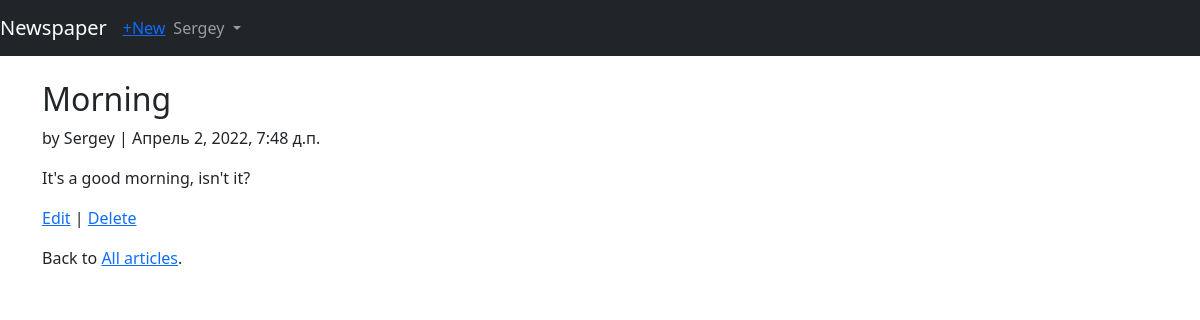
Screenshot of /articles/3 (signed in) with the database file from the repository.
### users/models.py (models this page shows)
class CustomUser(AbstractUser):
    age = models.PositiveIntegerField(null=True, blank=True)

### articles/models.py (models this page shows, shortened)
class Article(models.Model):
    title = models.CharField(max_length=255)
    body = models.TextField()
    date = models.DateTimeField(auto_now_add=True)
    author = models.ForeignKey(
        get_user_model(),
        on_delete=models.CASCADE,
    )

### articles/views.py (the view)
class ArticleDetailView(LoginRequiredMixin, DetailView):
    model = Article
    template_name = 'article_detail.html'
    login_url = 'login'

### templates/article_detail.html
{% extends 'base.html' %}
{% block content %}
    <div class="article-entry">
        <h2>{{ object.title }}</h2>
        <p>by {{ object.author }} | {{ object.date }}</p>
        <p>{{ object.body }}</p>
    </div>
    <p><a href="{% url 'article_edit' article.pk %}">Edit</a> |
        <a href="{% url 'article_delete' article.pk %}">Delete</a>
    </p>
    <p>Back to <a href="{% url 'article_list' %}">All articles</a>.</p>
{% endblock content %}

### templates/base.html (shortened to what this page needs)
<!DOCTYPE html>
<html lang="en">
<head>
    <link href="https://cdn.jsdelivr.net/npm/bootstrap@5.1.3/dist/css/bootstrap.min.css"
    rel="stylesheet"
>
</head>
    <body>
        <nav class="navbar navbar-expand-md navbar-dark bg-dark mb-4">
            <a class="navbar-brand" href="{% url 'home' %}">Newspaper</a>
            {% if user.is_authenticated %}
                <ul class="navbar-nav mr-auto">
                    <li class="nav-item"><a href="{% url 'article_new' %}">+New</a></li>
                </ul>
                <ul class="navbar-nav mr-auto">
                    <li class="nav-item">
                        <a class="nav-link dropdown-toggle" href="#" id="userMenu"
                            data-toggle="dropdown" aria-haspopup="true"
                            aria-expanded="false">
                            {{ user.username }}
                        </a>
                    </li>
                </ul>
            {% endif %}
        </nav>
        <div class="container">
            {% block content %}
            {% endblock content %}
        </div>
  </body>
</html>

### rows the page displays
CustomUser: username "Sergey"
Article: title "Morning", author "Sergey", date "Апрель 2, 2022, 7:48 д.п.", body "It's a good morning, isn't it?"
